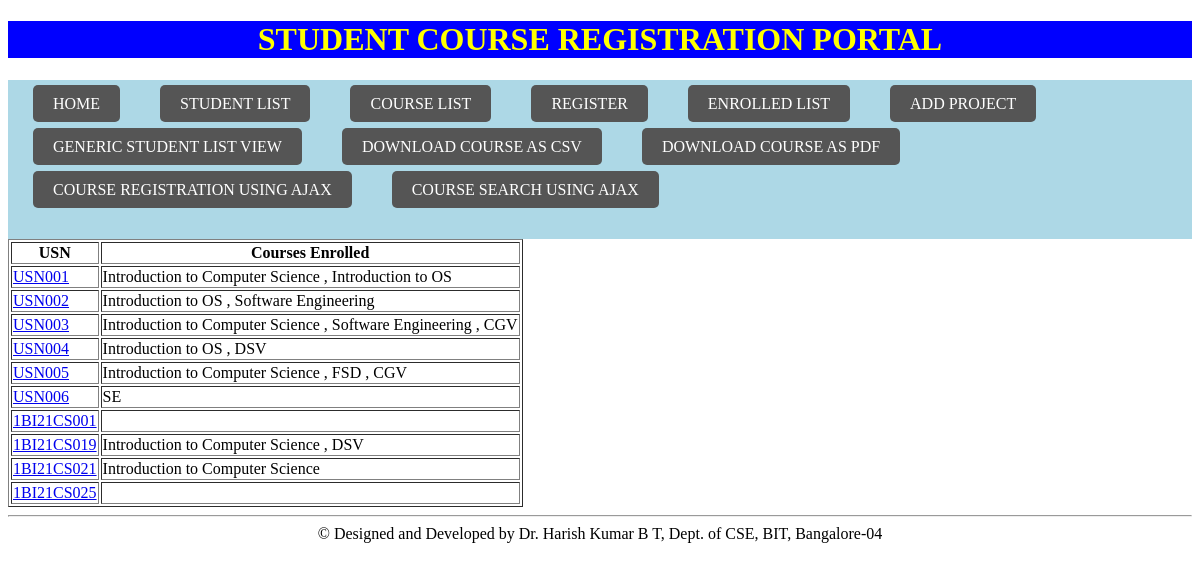
Page /genericlistviewstudent/ on the committed database.
### fsdapp21/models.py (models this page shows, shortened)
class Student(models.Model):
    usn = models.CharField(max_length=10)
    name = models.CharField(max_length=40)
    sem = models.IntegerField()
    courses = models.ManyToManyField(Course, related_name='student_set')

class Course(models.Model):
    courseCode = models.CharField(max_length=10)
    courseName = models.CharField(max_length=50)
    courseCredits = models.IntegerField()

### fsdapp21/views.py (the view)
# urls.py: path('genericlistviewstudent/', StudentListView.as_view(), name='student_list_view'),
class StudentListView(generic.ListView):
    model = Student
    template_name = "GenericListViewStudent.html"

### fsdapp21/templates/GenericListViewStudent.html (shortened to what this page needs)
{% extends 'basicTemplate.html' %}
{% block content %}
    {% if student_list %}
        <table border="1">
            <tr>
                <th>USN</th>
                <th>Courses Enrolled</th>
            </tr>
            {% for student in student_list %}
                <tr>
                    <td>
                        <a href="/genericdetailedviewstudent/{{ student.pk }}">{{ student.usn }}</a>
                    </td>
                    <td>
                        {% for course in student.courses.all %}
                            <span>{{ course.courseName }}</span>
                            {% if not forloop.last %}, {% endif %}
                        {% endfor %}
                    </td>
                </tr>
            {% endfor %}
        </table>
    {% else %}
        <h1>No Students Enrolled</h1>
    {% endif %}
{% endblock %}

### rows in the picture
Student: usn "USN001"
Course: courseName "Introduction to Computer Science"
Course: courseName "Introduction to OS"
Student: usn "USN002"
Course: courseName "Software Engineering"
Student: usn "USN003"
Course: courseName "CGV"
Student: usn "USN004"
Course: courseName "DSV"
Student: usn "USN005"
Course: courseName "FSD"
Student: usn "USN006"
Course: courseName "SE"
Student: usn "1BI21CS001"
Student: usn "1BI21CS019"
Student: usn "1BI21CS021"
Student: usn "1BI21CS025"
